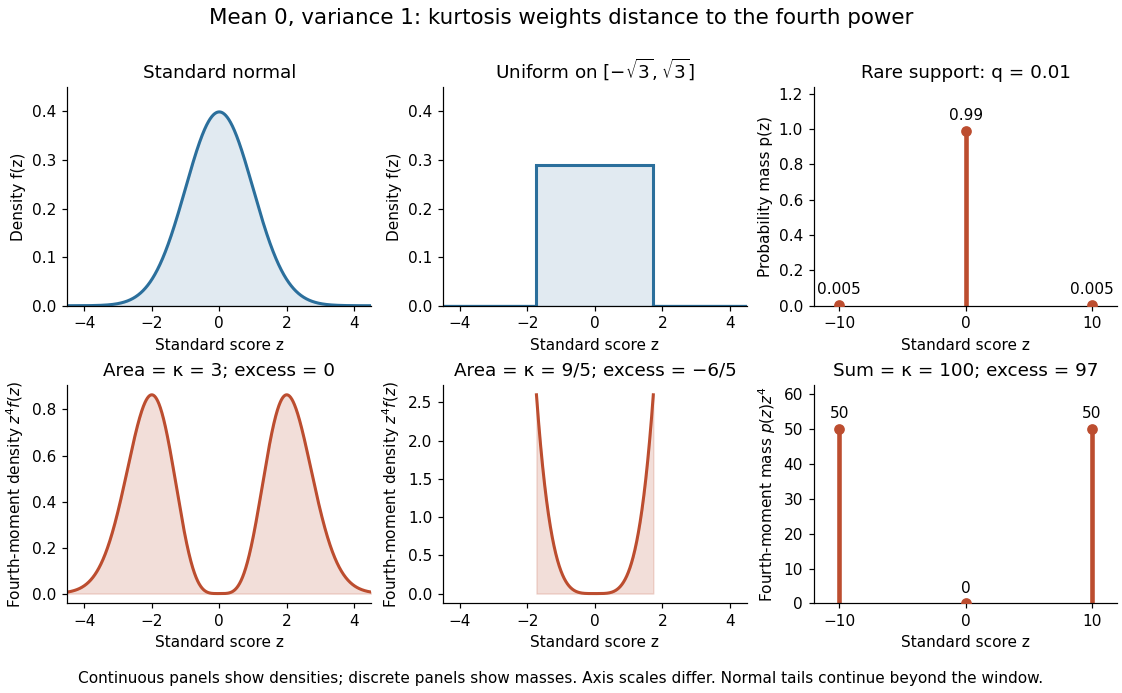

This chart was generated by the following Python code:
"""Population densities/masses and fourth moments; no simulation. Python 3.14."""

from pathlib import Path

import matplotlib.pyplot as plt
import numpy as np


def main():
    plt.rcParams.update({"font.size": 10, "axes.spines.top": False, "axes.spines.right": False})
    fig, axes = plt.subplots(2, 3, figsize=(10.2, 6.3), layout="constrained", facecolor="white")
    z = np.linspace(-4.5, 4.5, 1801)
    normal = np.exp(-z**2 / 2) / np.sqrt(2 * np.pi)
    a = np.sqrt(3)
    u = np.linspace(-a, a, 801)
    uniform = np.full_like(u, 1 / (2 * a))
    for col, points, density, name, kurtosis, excess in (
        (0, z, normal, "Standard normal", "3", "0"),
        (1, u, uniform, r"Uniform on $[-\sqrt{3},\sqrt{3}]$", "9/5", "−6/5"),
    ):
        top, bottom = axes[:, col]
        top.plot(points, density, color="#2b6f9c", linewidth=2)
        top.fill_between(points, density, color="#2b6f9c", alpha=0.14)
        if col == 1:
            top.vlines([-a, a], 0, density[0], color="#2b6f9c", linewidth=2)
            top.plot([-4.5, -a], [0, 0], color="#2b6f9c")
            top.plot([a, 4.5], [0, 0], color="#2b6f9c")
        weighted = points**4 * density
        bottom.plot(points, weighted, color="#bc4d2f", linewidth=2)
        bottom.fill_between(points, weighted, color="#bc4d2f", alpha=0.18)
        top.set(title=name, ylabel="Density f(z)", ylim=(0, 0.45))
        bottom.set(title=f"Area = κ = {kurtosis}; excess = {excess}", ylabel=r"Fourth-moment density $z^4 f(z)$")
        for ax in (top, bottom):
            ax.set(xlim=(-4.5, 4.5), xlabel="Standard score z", xticks=[-4, -2, 0, 2, 4])
    points = np.array([-10.0, 0.0, 10.0])
    mass = np.array([0.005, 0.99, 0.005])
    for ax, heights, ylabel in (
        (axes[0, 2], mass, "Probability mass p(z)"),
        (axes[1, 2], mass * points**4, r"Fourth-moment mass $p(z)z^4$"),
    ):
        ax.vlines(points, 0, heights, color="#bc4d2f", linewidth=3)
        ax.scatter(points, heights, color="#bc4d2f", zorder=3)
        ax.set(xlim=(-12, 12), ylim=(0, heights.max() * 1.25), xlabel="Standard score z", ylabel=ylabel, xticks=points)
        for point, value in zip(points, heights):
            ax.text(point, value + heights.max() * 0.06, f"{value:g}", ha="center")
    axes[0, 2].set_title("Rare support: q = 0.01")
    axes[1, 2].set_title("Sum = κ = 100; excess = 97")
    fig.text(0.5, 0.965, "Mean 0, variance 1: kurtosis weights distance to the fourth power", ha="center", fontsize=14)
    fig.get_layout_engine().set(rect=(0, 0.055, 1, 0.87))
    fig.text(0.5, 0.015, "Continuous panels show densities; discrete panels show masses. Axis scales differ. Normal tails continue beyond the window.", ha="center", fontsize=10)
    fig.savefig(Path(__file__).with_suffix(".png").name, dpi=110, facecolor="white", transparent=False)
    plt.close(fig)


if __name__ == "__main__":
    main()
